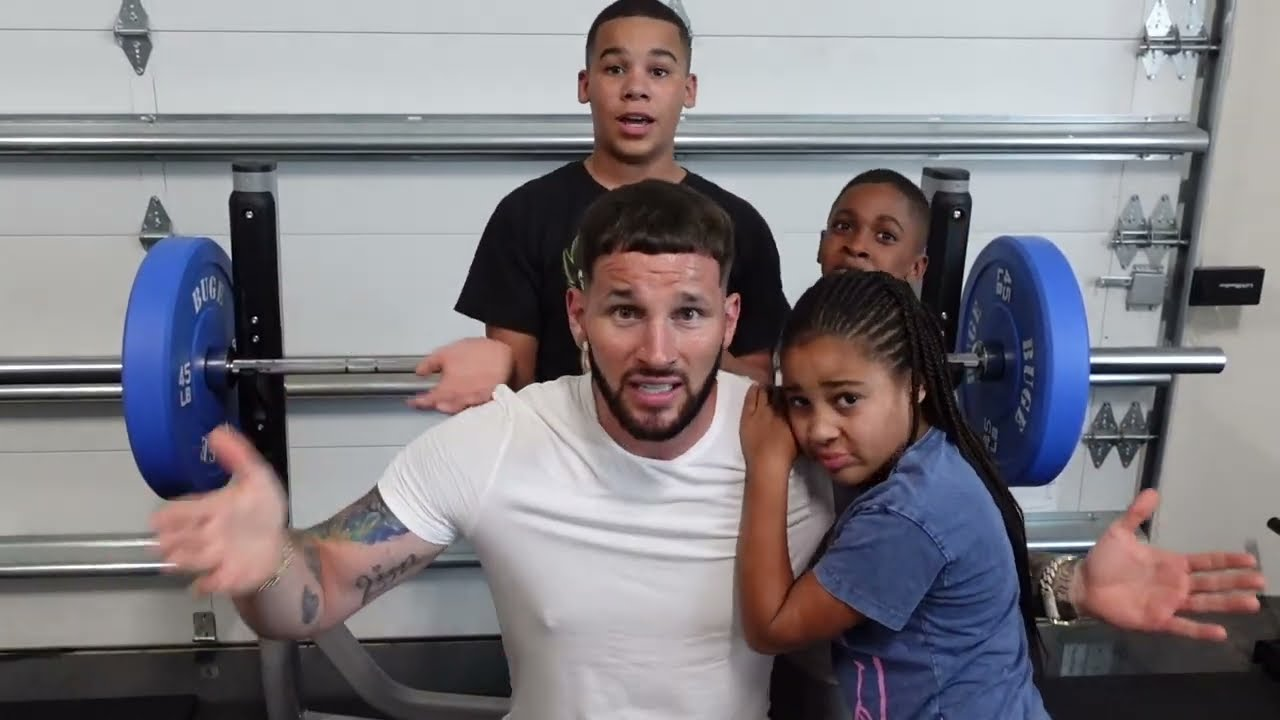
#> input picture thumbnails_test/-emarHZ0GBY.jpg, 1280 x 720 px
$ python -i thumbnail_analysis.py   (imports and definitions only)
#> lines starting #> are read from the running program, lines starting #| are printed output that depends on the picture; after the words box and inside, x2 and y2 are one past the last pixel; in counts of white or black regions, pixels touching at a corner belong together
"""
Thumbnail Analysis for Kidfluencer Study
- Downloads thumbnails from YouTube
- Detects faces (count, estimated age, gender)
- Analyzes facial expressions (happy, sad, surprise, etc.)
- Detects text overlay (OCR) for visual clickbait
- Extracts visual features (brightness, saturation, contrast)
"""

import pandas as pd
import numpy as np
import os
import requests
import time
import json
import cv2
from pathlib import Path
from concurrent.futures import ThreadPoolExecutor, as_completed

# ============================================================
# PHASE 1: Download thumbnails
# ============================================================

# [44 lines left out: functions download_thumbnail, download_all_thumbnails, not called in this run]


# ============================================================
# PHASE 2: CV Analysis (lightweight, no deepface)
# ============================================================

def analyze_thumbnail_cv(filepath):
    """Analyze a single thumbnail using OpenCV."""
#> called with filepath = '../thumbnails_test/-emarHZ0GBY.jpg'
    result = {
        'num_faces': 0,
        'has_child_face': False,
        'dominant_expression': 'unknown',
        'has_open_mouth': False,
        'has_text_overlay': False,
        'brightness': 0.0,
        'saturation': 0.0,
        'contrast': 0.0,
        'colorfulness': 0.0,
        'edge_density': 0.0,
    }

    if filepath is None or not os.path.exists(filepath):
        return result

    try:
        img = cv2.imread(filepath)
#> img is the input picture: shape (720, 1280, 3); mean B, G, R 129.6, 124.1, 128
        if img is None:
            return result

        h, w = img.shape[:2]

        # --- Face Detection using Haar Cascade ---
        gray = cv2.cvtColor(img, cv2.COLOR_BGR2GRAY)
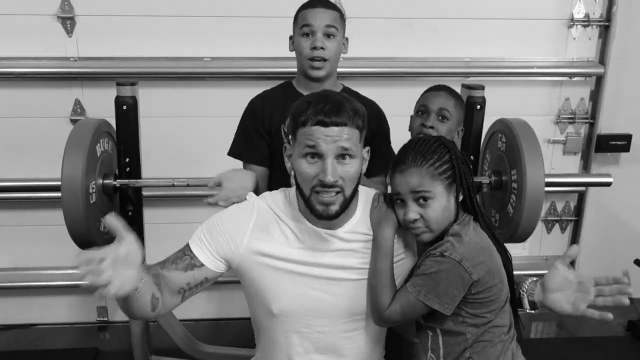
#> gray: shape (720, 1280) (shown at 1/2 size); min 0, max 255, mean 125.9
        face_cascade = cv2.CascadeClassifier(cv2.data.haarcascades + 'haarcascade_frontalface_default.xml')
        faces = face_cascade.detectMultiScale(gray, scaleFactor=1.1, minNeighbors=5, minSize=(30, 30))
#> faces = [[159, 500, 63, 63], [575, 19, 124, 124], [740, 335, 165, 165], [567, 242, 178, 178]]
        result['num_faces'] = len(faces)

        # Check for open mouths (surprise/shock expression proxy)
        if len(faces) > 0:
            # Estimate if any face is likely a child (smaller face relative to image, or lower position)
            for (x, y, fw, fh) in faces:
                face_ratio = (fw * fh) / (w * h)
                # Large face ratio in thumbnail = likely main subject
                if face_ratio > 0.03:
                    result['has_child_face'] = True  # We can't truly detect child vs adult with Haar, mark as face present
#> this loop made 4 passes
#> (x, y, fw, fh, face_ratio) on passes 1 to 4: (159, 500, 63, 63, 0.00431), (575, 19, 124, 124, 0.0167), (740, 335, 165, 165, 0.0295), (567, 242, 178, 178, 0.0344)
#> after the loop, result = 10 items

            # Detect open mouth as proxy for exaggerated expression
            mouth_cascade = cv2.CascadeClassifier(cv2.data.haarcascades + 'haarcascade_smile.xml')
            for (x, y, fw, fh) in faces:
                face_roi = gray[y:y+fh, x:x+fw]
                # Look in lower half of face for mouth
                lower_face = face_roi[fh//2:, :]
                mouths = mouth_cascade.detectMultiScale(lower_face, scaleFactor=1.5, minNeighbors=15)
                if len(mouths) > 0:
                    result['has_open_mouth'] = True
                    break
#> this loop made 4 passes
#> pass 1, in analyze_thumbnail_cv, `lower_face = face_roi[fh//2:, :]`:
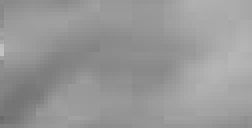
#> lower_face: shape (32, 63) (shown 4 times larger); min 106, max 194, mean 151.8
#> after the loop:
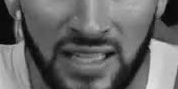
#> lower_face: shape (89, 178); min 3, max 228, mean 103.2

        # --- Visual Features ---
        # Brightness
        hsv = cv2.cvtColor(img, cv2.COLOR_BGR2HSV)
#> hsv: shape (720, 1280, 3); mean H, S, V 83.7, 47.3, 138.9
        result['brightness'] = float(np.mean(hsv[:, :, 2]))

        # Saturation
        result['saturation'] = float(np.mean(hsv[:, :, 1]))

        # Contrast (std of grayscale)
        result['contrast'] = float(np.std(gray))

        # Colorfulness (Hasler & Süsstrunk metric)
        B, G, R = img[:,:,0].astype(float), img[:,:,1].astype(float), img[:,:,2].astype(float)
        rg = np.absolute(R - G)
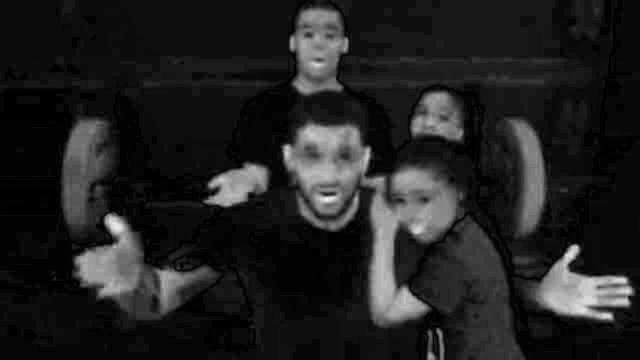
#> rg: shape (720, 1280) float64 (shown at 1/2 size); min 0, max 88, mean 11.6; drawn with min black and max white
        yb = np.absolute(0.5 * (R + G) - B)
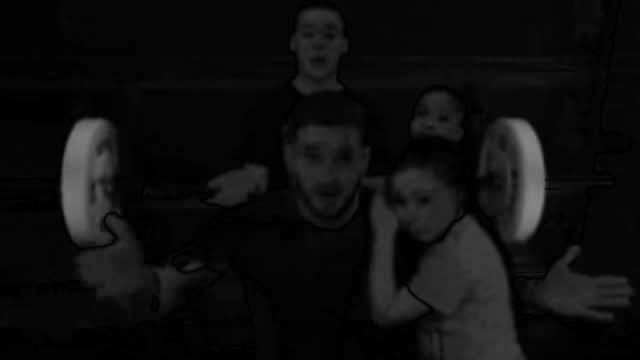
#> yb: shape (720, 1280) float64 (shown at 1/2 size); min 0, max 138.5, mean 14.7
        result['colorfulness'] = float(np.sqrt(np.mean(rg)**2 + np.mean(yb)**2) + 0.3 * np.sqrt(np.std(rg)**2 + np.std(yb)**2))

        # Edge density (proxy for visual complexity/text overlay)
        edges = cv2.Canny(gray, 100, 200)
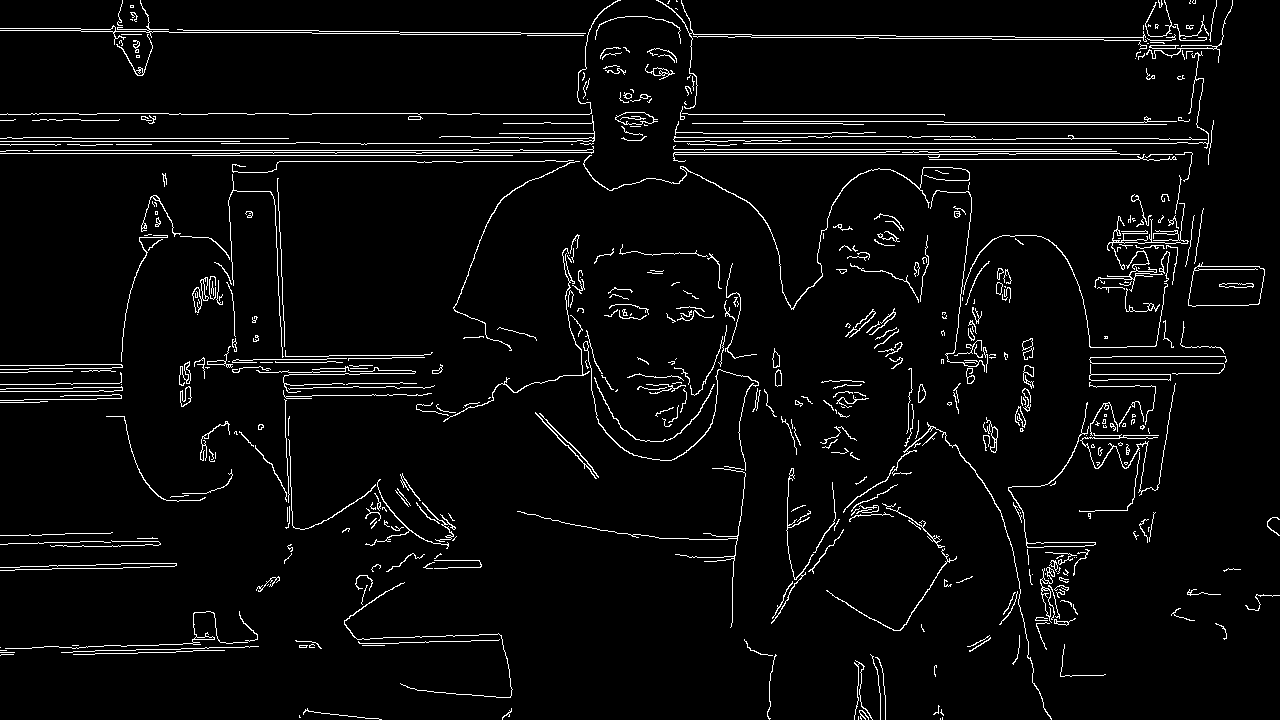
#> edges: shape (720, 1280); 4.1% white in thin lines or dots
        result['edge_density'] = float(np.sum(edges > 0) / (h * w))

        # --- Text Detection (simple approach: high edge density in specific regions) ---
        # Top and bottom 20% of image often have text overlays
        top_region = edges[:int(h*0.2), :]
#> top_region: shape (144, 1280); 5% white in thin lines or dots
        bottom_region = edges[int(h*0.8):, :]
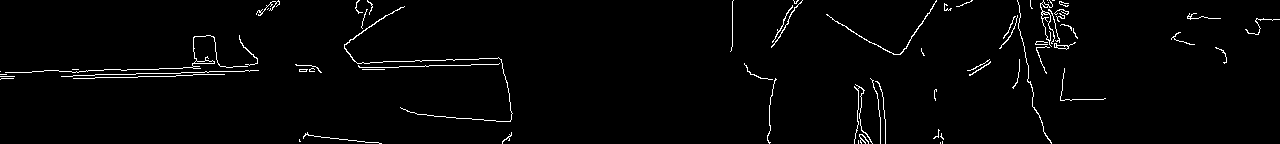
#> bottom_region: shape (144, 1280); 2% white in thin lines or dots
        top_edge_density = np.sum(top_region > 0) / (top_region.shape[0] * w) if top_region.shape[0] > 0 else 0
#> top_edge_density = 0.0504
        bottom_edge_density = np.sum(bottom_region > 0) / (bottom_region.shape[0] * w) if bottom_region.shape[0] > 0 else 0
#> bottom_edge_density = 0.0202
        # High edge density in top/bottom = likely text overlay
        result['has_text_overlay'] = bool(top_edge_density > 0.15 or bottom_edge_density > 0.15)

    except Exception as e:
        pass

    return result


# [50 lines left out: functions run_cv_analysis, run_ocr_sample, not called in this run]


# ============================================================
# MAIN
# ============================================================

# [60 lines not run here, left out]

>>> result = analyze_thumbnail_cv('../thumbnails_test/-emarHZ0GBY.jpg')
#> result = 10 items

$ run again, on thumbnails_test/-qKBVTFhKHw.jpg
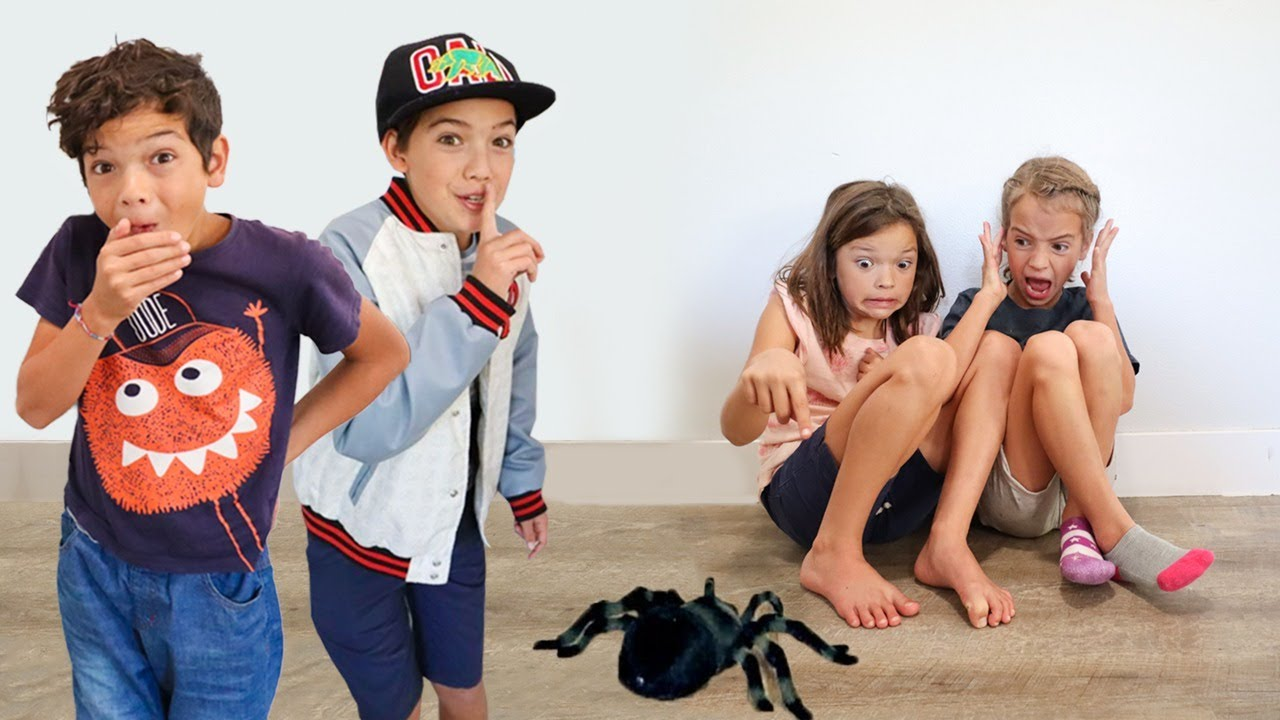
#> input picture thumbnails_test/-qKBVTFhKHw.jpg, 1280 x 720 px
#> in analyze_thumbnail_cv, img is the input picture: shape (720, 1280, 3); mean B, G, R 156.7, 161.3, 177.8
#> faces = [[1052, 524, 51, 51], [841, 317, 55, 55], [835, 227, 93, 93], [992, 208, 96, 96], [413, 96, 124, 124], [55, 99, 159, 159]]
#> the loop in analyze_thumbnail_cv, `for (x, y, fw, fh) in faces:` made 6 passes
#> (x, y, fw, fh, face_ratio) on passes 1 to 6: (1052, 524, 51, 51, 0.00282), (841, 317, 55, 55, 0.00328), (835, 227, 93, 93, 0.00938), (992, 208, 96, 96, 0.01), (413, 96, 124, 124, 0.0167), (55, 99, 159, 159, 0.0274)
#> after the loop in analyze_thumbnail_cv, `for (x, y, fw, fh) in faces:`: result = 10 items
#> the loop in analyze_thumbnail_cv, `for (x, y, fw, fh) in faces:` made 6 passes
#> hsv: shape (720, 1280, 3); mean H, S, V 62.9, 66.2, 186.4
#> in analyze_thumbnail_cv, `edges = cv2.Canny(gray, 100, 200)`:
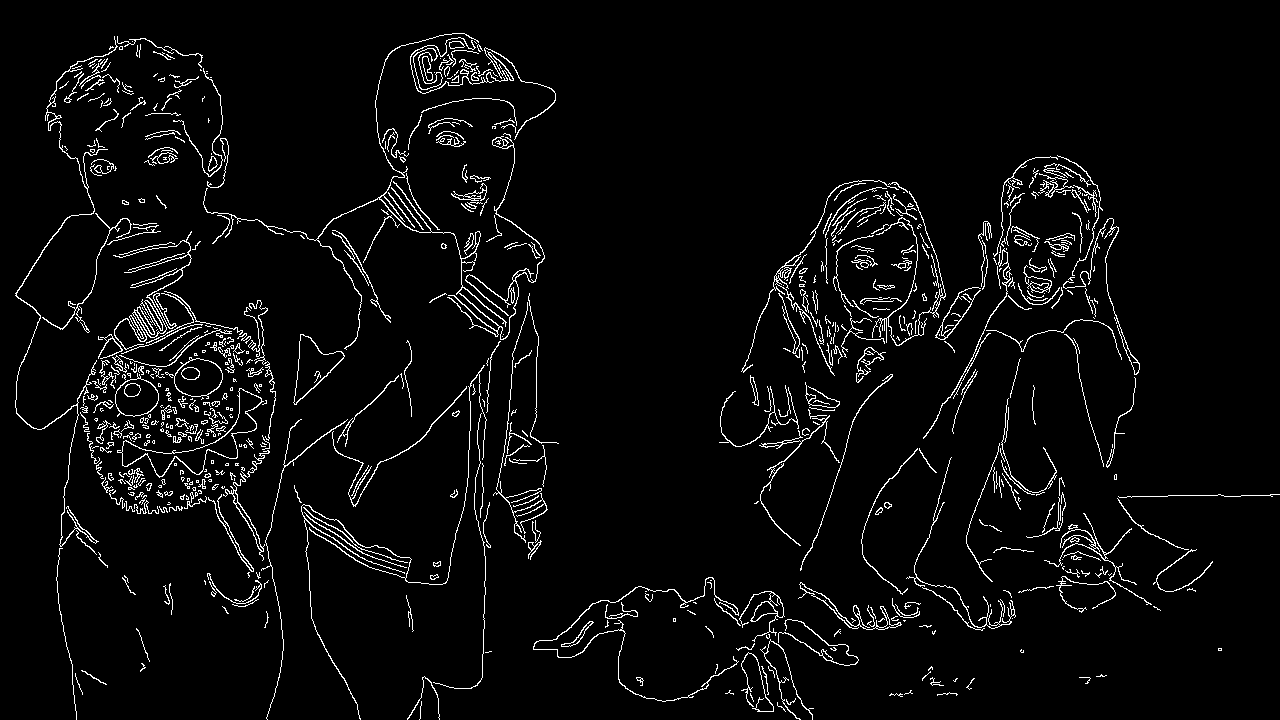
#> edges: shape (720, 1280); 4.1% white in thin lines or dots
#> top_region: shape (144, 1280); 2% white in thin lines or dots, all inside (x1, y1, x2, y2) = (45, 33, 556, 144)
#> in analyze_thumbnail_cv, `bottom_region = edges[int(h*0.8):, :]`:
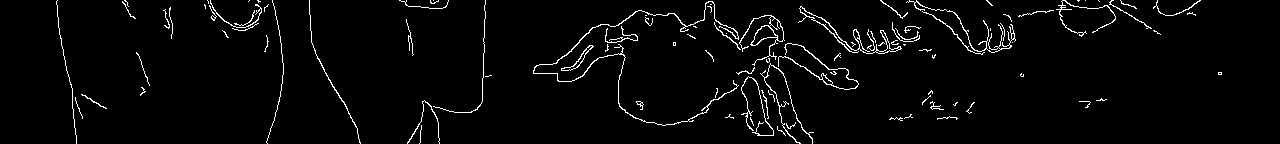
#> bottom_region: shape (144, 1280); 3% white in thin lines or dots
#> top_edge_density = 0.0197
#> bottom_edge_density = 0.0301
#> `result = analyze_thumbnail_cv('../thumbnails_test/-emarHZ0GBY.jpg')`: result = 10 items

$ run again, on thumbnails_test/0SmLtajf--U.jpg
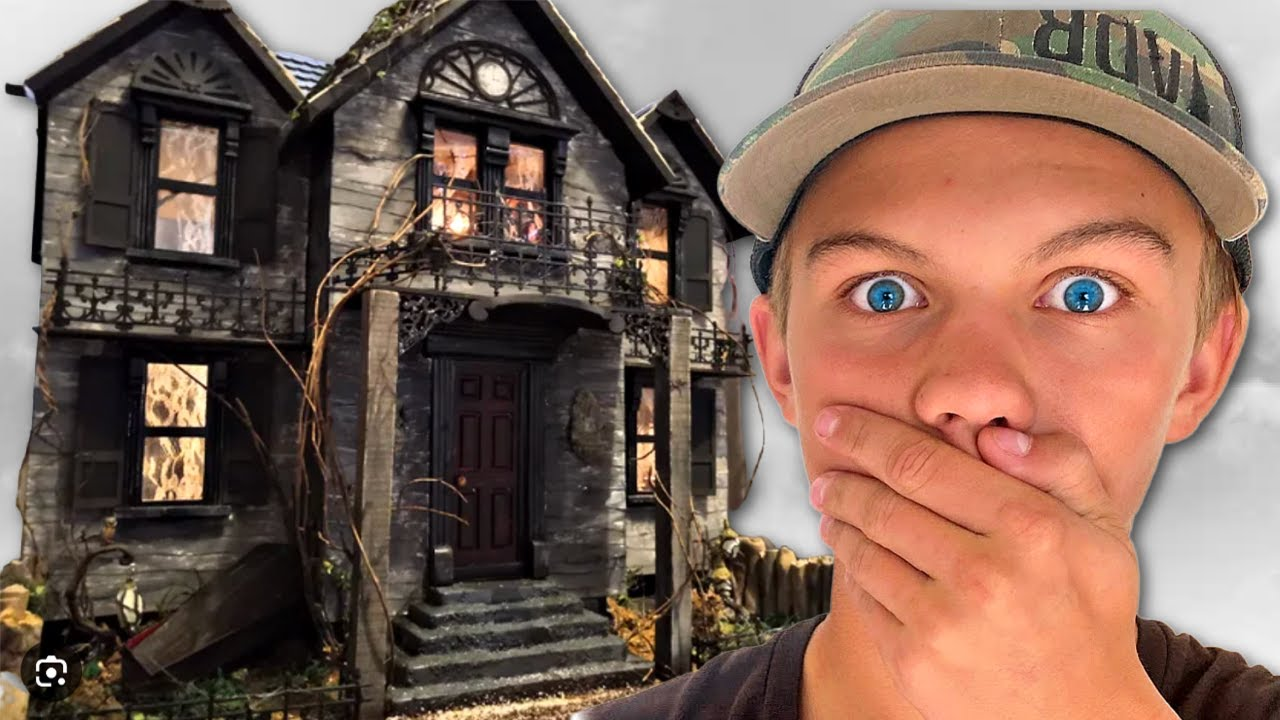
#> input picture thumbnails_test/0SmLtajf--U.jpg, 1280 x 720 px
#> in analyze_thumbnail_cv, img is the input picture: shape (720, 1280, 3); mean B, G, R 86.2, 99.1, 126.6
#> faces = [[426, 120, 58, 58], [315, 152, 110, 110]]
#> the loop in analyze_thumbnail_cv, `for (x, y, fw, fh) in faces:` made 2 passes
#> (x, y, fw, fh, face_ratio) on passes 1 to 2: (426, 120, 58, 58, 0.00365), (315, 152, 110, 110, 0.0131)
#> after the loop in analyze_thumbnail_cv, `for (x, y, fw, fh) in faces:`: result = 10 items
#> the loop in analyze_thumbnail_cv, `for (x, y, fw, fh) in faces:` made 2 passes
#> hsv: shape (720, 1280, 3); mean H, S, V 36.9, 82.7, 127
#> in analyze_thumbnail_cv, `edges = cv2.Canny(gray, 100, 200)`:
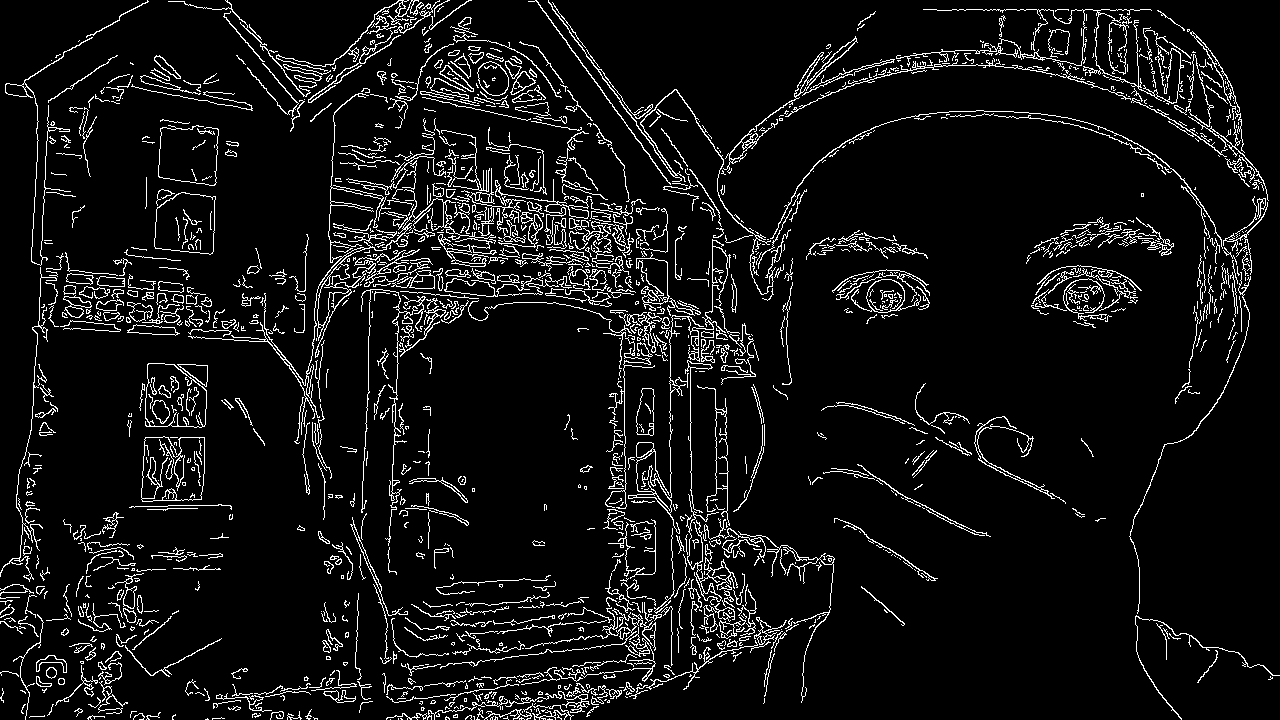
#> edges: shape (720, 1280); 7.2% white in thin lines or dots
#> top_region: shape (144, 1280); 7.5% white in thin lines or dots
#> in analyze_thumbnail_cv, `bottom_region = edges[int(h*0.8):, :]`:
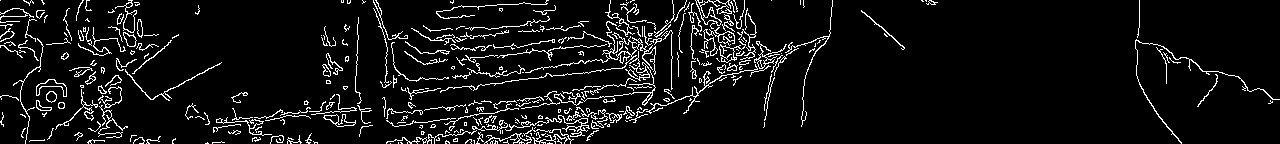
#> bottom_region: shape (144, 1280); 7.1% white in thin lines or dots
#> top_edge_density = 0.0745
#> bottom_edge_density = 0.0708
#> `result = analyze_thumbnail_cv('../thumbnails_test/-emarHZ0GBY.jpg')`: result = 10 items
